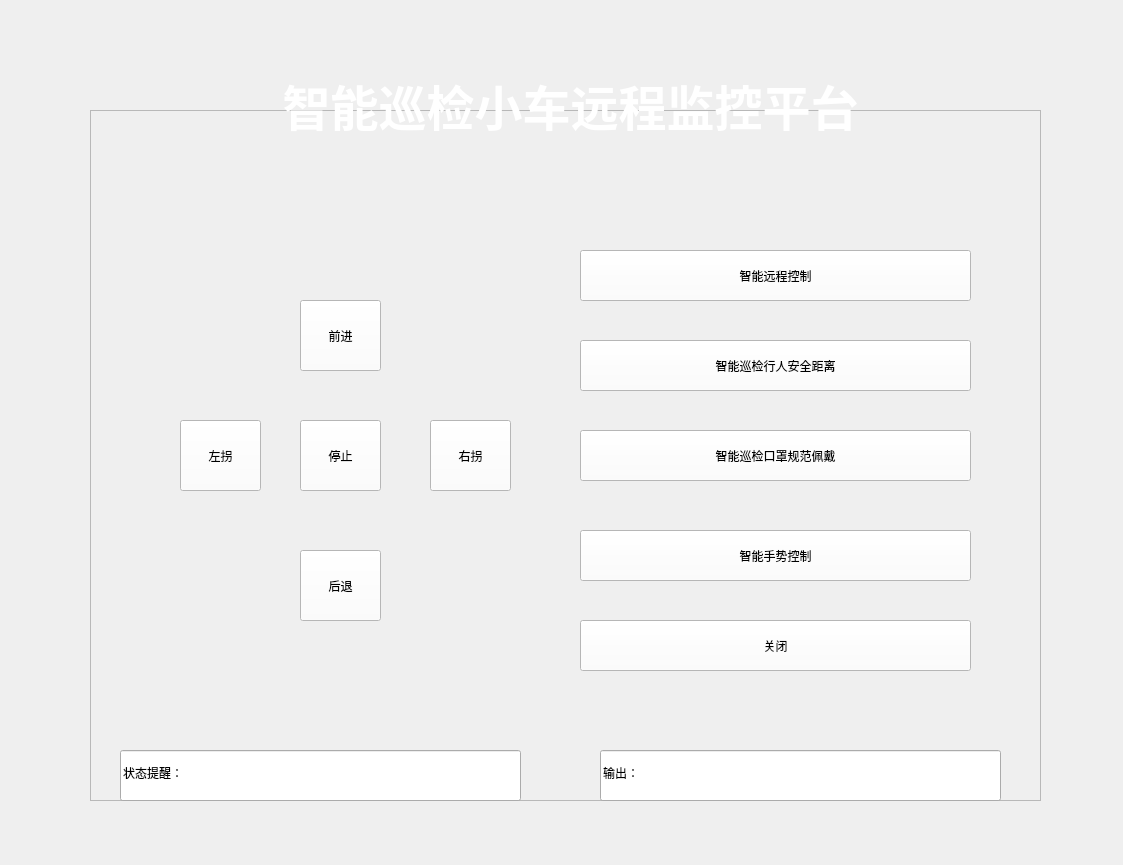
<?xml version="1.0" encoding="UTF-8"?>
<ui version="4.0">
 <class>Form</class>
 <widget class="QWidget" name="Form">
  <property name="windowModality">
   <enum>Qt::WindowModal</enum>
  </property>
  <property name="geometry">
   <rect>
    <x>0</x>
    <y>0</y>
    <width>1123</width>
    <height>865</height>
   </rect>
  </property>
  <property name="windowTitle">
   <string>青铜时代——智能巡检小车远程监控平台</string>
  </property>
  <property name="windowIcon">
   <iconset>
    <normaloff>ui_img/高科技数码芯片.jpg</normaloff>ui_img/高科技数码芯片.jpg</iconset>
  </property>
  <property name="styleSheet">
   <string notr="true">background-image: url(:/G:/workdate/python/car_contral/ui_img/IMG_20220716_022025.jpg);</string>
  </property>
  <widget class="QFrame" name="frame">
   <property name="geometry">
    <rect>
     <x>90</x>
     <y>110</y>
     <width>951</width>
     <height>691</height>
    </rect>
   </property>
   <property name="styleSheet">
    <string notr="true">background-image: url(:/2/2.png);</string>
   </property>
   <property name="frameShape">
    <enum>QFrame::StyledPanel</enum>
   </property>
   <property name="frameShadow">
    <enum>QFrame::Raised</enum>
   </property>
   <widget class="QPushButton" name="pushButton_2">
    <property name="geometry">
     <rect>
      <x>210</x>
      <y>440</y>
      <width>81</width>
      <height>71</height>
     </rect>
    </property>
    <property name="styleSheet">
     <string notr="true">background-color: rgb(255, 255, 255);
font: 18pt &quot;黑体&quot;;</string>
    </property>
    <property name="text">
     <string>后退</string>
    </property>
   </widget>
   <widget class="QPushButton" name="pushButton_3">
    <property name="geometry">
     <rect>
      <x>340</x>
      <y>310</y>
      <width>81</width>
      <height>71</height>
     </rect>
    </property>
    <property name="styleSheet">
     <string notr="true">background-color: rgb(255, 255, 255);
font: 18pt &quot;黑体&quot;;</string>
    </property>
    <property name="text">
     <string>右拐</string>
    </property>
   </widget>
   <widget class="QPushButton" name="pushButton_4">
    <property name="geometry">
     <rect>
      <x>90</x>
      <y>310</y>
      <width>81</width>
      <height>71</height>
     </rect>
    </property>
    <property name="styleSheet">
     <string notr="true">background-color: rgb(255, 255, 255);
font: 18pt &quot;黑体&quot;;</string>
    </property>
    <property name="text">
     <string>左拐</string>
    </property>
   </widget>
   <widget class="QPushButton" name="pushButton_5">
    <property name="geometry">
     <rect>
      <x>210</x>
      <y>310</y>
      <width>81</width>
      <height>71</height>
     </rect>
    </property>
    <property name="styleSheet">
     <string notr="true">background-color: rgb(255, 255, 255);
font: 18pt &quot;黑体&quot;;</string>
    </property>
    <property name="text">
     <string>停止</string>
    </property>
   </widget>
   <widget class="QPushButton" name="pushButton_6">
    <property name="geometry">
     <rect>
      <x>210</x>
      <y>190</y>
      <width>81</width>
      <height>71</height>
     </rect>
    </property>
    <property name="styleSheet">
     <string notr="true">background-color: rgb(255, 255, 255);
font: 18pt &quot;黑体&quot;;</string>
    </property>
    <property name="text">
     <string>前进</string>
    </property>
   </widget>
   <widget class="QPushButton" name="pushButton_7">
    <property name="geometry">
     <rect>
      <x>490</x>
      <y>140</y>
      <width>391</width>
      <height>51</height>
     </rect>
    </property>
    <property name="styleSheet">
     <string notr="true">background-color: rgb(255, 255, 255);
font: 18pt &quot;黑体&quot;;</string>
    </property>
    <property name="text">
     <string>智能远程控制</string>
    </property>
   </widget>
   <widget class="QPushButton" name="pushButton_8">
    <property name="geometry">
     <rect>
      <x>490</x>
      <y>230</y>
      <width>391</width>
      <height>51</height>
     </rect>
    </property>
    <property name="styleSheet">
     <string notr="true">background-color: rgb(255, 255, 255);
font: 18pt &quot;黑体&quot;;</string>
    </property>
    <property name="text">
     <string>智能巡检行人安全距离</string>
    </property>
   </widget>
   <widget class="QPushButton" name="pushButton_9">
    <property name="geometry">
     <rect>
      <x>490</x>
      <y>320</y>
      <width>391</width>
      <height>51</height>
     </rect>
    </property>
    <property name="styleSheet">
     <string notr="true">background-color: rgb(255, 255, 255);
font: 18pt &quot;黑体&quot;;</string>
    </property>
    <property name="text">
     <string>智能巡检口罩规范佩戴</string>
    </property>
   </widget>
   <widget class="QPushButton" name="pushButton_10">
    <property name="geometry">
     <rect>
      <x>490</x>
      <y>420</y>
      <width>391</width>
      <height>51</height>
     </rect>
    </property>
    <property name="styleSheet">
     <string notr="true">background-color: rgb(255, 255, 255);
font: 18pt &quot;黑体&quot;;</string>
    </property>
    <property name="text">
     <string>智能手势控制</string>
    </property>
   </widget>
   <widget class="QPushButton" name="pushButton_11">
    <property name="geometry">
     <rect>
      <x>490</x>
      <y>510</y>
      <width>391</width>
      <height>51</height>
     </rect>
    </property>
    <property name="styleSheet">
     <string notr="true">background-color: rgb(255, 255, 255);
font: 18pt &quot;黑体&quot;;</string>
    </property>
    <property name="text">
     <string>关闭</string>
    </property>
   </widget>
   <widget class="QLineEdit" name="lineEdit">
    <property name="geometry">
     <rect>
      <x>30</x>
      <y>640</y>
      <width>401</width>
      <height>51</height>
     </rect>
    </property>
    <property name="text">
     <string>状态提醒：</string>
    </property>
   </widget>
   <widget class="QLineEdit" name="lineEdit_2">
    <property name="geometry">
     <rect>
      <x>510</x>
      <y>640</y>
      <width>401</width>
      <height>51</height>
     </rect>
    </property>
    <property name="text">
     <string>输出：</string>
    </property>
   </widget>
  </widget>
  <widget class="QLabel" name="label">
   <property name="geometry">
    <rect>
     <x>210</x>
     <y>70</y>
     <width>721</width>
     <height>71</height>
    </rect>
   </property>
   <property name="styleSheet">
    <string notr="true">background-image: url(:/2/2.png);</string>
   </property>
   <property name="text">
    <string>&lt;html&gt;&lt;head/&gt;&lt;body&gt;&lt;p align=&quot;center&quot;&gt;&lt;span style=&quot; font-size:36pt; font-weight:600; color:#ffffff;&quot;&gt;智能巡检小车远程监控平台&lt;/span&gt;&lt;/p&gt;&lt;/body&gt;&lt;/html&gt;</string>
   </property>
  </widget>
 </widget>
 <resources>
  <include location="ui_img/car_contral.qrc"/>
  <include location="ui_img/butoon_on.qrc"/>
  <include location="ui_img/2.qrc"/>
 </resources>
 <connections/>
</ui>
